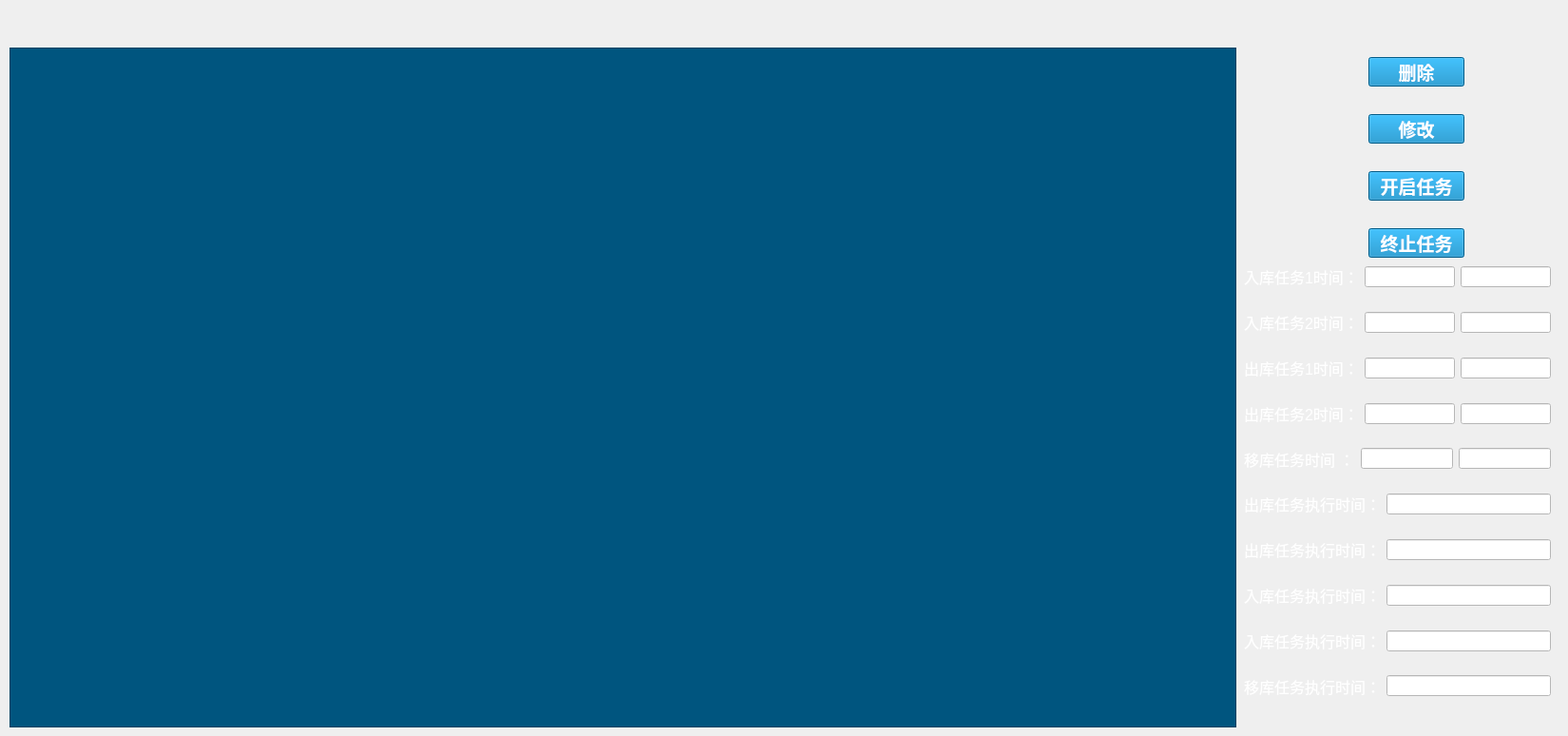
      <widget class="QWidget" name="tab">
       <attribute name="title">
        <string>任务列表</string>
       </attribute>
       <widget class="QTableView" name="tableTest">
        <property name="geometry">
         <rect>
          <x>10</x>
          <y>50</y>
          <width>1291</width>
          <height>715</height>
         </rect>
        </property>
        <property name="font">
         <font>
          <family>宋体 13</family>
          <pointsize>14</pointsize>
          <weight>50</weight>
          <italic>false</italic>
          <bold>false</bold>
         </font>
        </property>
        <property name="styleSheet">
         <string notr="true">alternate-background-color: rgb(3, 16, 71);
font: 14pt &quot;宋体&quot; bold;
color: rgb(255, 255, 255);
background-color: rgb(0, 85, 127);
gridline-color: rgb(255, 255, 255);
border-color: rgb(255, 255, 255);</string>
        </property>
        <property name="textElideMode">
         <enum>Qt::ElideMiddle</enum>
        </property>
        <attribute name="verticalHeaderVisible">
         <bool>false</bool>
        </attribute>
        <attribute name="verticalHeaderDefaultSectionSize">
         <number>60</number>
        </attribute>
       </widget>
       <widget class="QPushButton" name="xiugai">
        <property name="geometry">
         <rect>
          <x>1440</x>
          <y>120</y>
          <width>101</width>
          <height>31</height>
         </rect>
        </property>
        <property name="font">
         <font>
          <family>宋体</family>
          <pointsize>14</pointsize>
          <weight>75</weight>
          <bold>true</bold>
         </font>
        </property>
        <property name="styleSheet">
         <string notr="true">color: rgb(255, 255, 255);
background-color: rgb(0, 127, 190);</string>
        </property>
        <property name="text">
         <string>修改</string>
        </property>
       </widget>
       <widget class="QPushButton" name="shanchu">
        <property name="geometry">
         <rect>
          <x>1440</x>
          <y>60</y>
          <width>101</width>
          <height>31</height>
         </rect>
        </property>
        <property name="font">
         <font>
          <family>宋体</family>
          <pointsize>14</pointsize>
          <weight>75</weight>
          <bold>true</bold>
         </font>
        </property>
        <property name="styleSheet">
         <string notr="true">color: rgb(255, 255, 255);
background-color: rgb(0, 127, 190);</string>
        </property>
        <property name="text">
         <string>删除</string>
        </property>
       </widget>
       <widget class="QPushButton" name="starttBtn">
        <property name="geometry">
         <rect>
          <x>1440</x>
          <y>180</y>
          <width>101</width>
          <height>31</height>
         </rect>
        </property>
        <property name="font">
         <font>
          <family>宋体</family>
          <pointsize>14</pointsize>
          <weight>75</weight>
          <bold>true</bold>
         </font>
        </property>
        <property name="styleSheet">
         <string notr="true">color: rgb(255, 255, 255);
background-color: rgb(0, 127, 190);</string>
        </property>
        <property name="text">
         <string>开启任务</string>
        </property>
       </widget>
       <widget class="QPushButton" name="starttBtn_2">
        <property name="geometry">
         <rect>
          <x>1440</x>
          <y>240</y>
          <width>101</width>
          <height>31</height>
         </rect>
        </property>
        <property name="font">
         <font>
          <family>宋体</family>
          <pointsize>14</pointsize>
          <weight>75</weight>
          <bold>true</bold>
         </font>
        </property>
        <property name="styleSheet">
         <string notr="true">color: rgb(255, 255, 255);
background-color: rgb(0, 127, 190);</string>
        </property>
        <property name="text">
         <string>终止任务</string>
        </property>
       </widget>
       <widget class="QWidget" name="widget_14" native="true">
        <property name="geometry">
         <rect>
          <x>1300</x>
          <y>270</y>
          <width>341</width>
          <height>472</height>
         </rect>
        </property>
        <layout class="QVBoxLayout" name="verticalLayout_2">
         <item>
          <widget class="QWidget" name="widget" native="true">
           <layout class="QGridLayout" name="gridLayout_7">
            <item row="0" column="0">
             <widget class="QLabel" name="label_26">
              <property name="text">
               <string>&lt;html&gt;&lt;head/&gt;&lt;body&gt;&lt;p&gt;&lt;span style=&quot; font-size:12pt; color:#ffffff;&quot;&gt;入库任务1时间：&lt;/span&gt;&lt;/p&gt;&lt;/body&gt;&lt;/html&gt;</string>
              </property>
             </widget>
            </item>
            <item row="0" column="1">
             <widget class="QLineEdit" name="intask11">
              <property name="styleSheet">
               <string notr="true">background-color: rgb(255, 255, 255);</string>
              </property>
             </widget>
            </item>
            <item row="0" column="2">
             <widget class="QLineEdit" name="intask12">
              <property name="styleSheet">
               <string notr="true">background-color: rgb(255, 255, 255);</string>
              </property>
             </widget>
            </item>
           </layout>
          </widget>
         </item>
         <item>
          <widget class="QWidget" name="widget_3" native="true">
           <layout class="QGridLayout" name="gridLayout_8">
            <item row="0" column="1">
             <widget class="QLineEdit" name="intask21">
              <property name="styleSheet">
               <string notr="true">background-color: rgb(255, 255, 255);</string>
              </property>
             </widget>
            </item>
            <item row="0" column="0">
             <widget class="QLabel" name="label_30">
              <property name="text">
               <string>&lt;html&gt;&lt;head/&gt;&lt;body&gt;&lt;p&gt;&lt;span style=&quot; font-size:12pt; color:#ffffff;&quot;&gt;入库任务2时间：&lt;/span&gt;&lt;/p&gt;&lt;/body&gt;&lt;/html&gt;</string>
              </property>
             </widget>
            </item>
            <item row="0" column="2">
             <widget class="QLineEdit" name="intask22">
              <property name="styleSheet">
               <string notr="true">background-color: rgb(255, 255, 255);</string>
              </property>
             </widget>
            </item>
           </layout>
          </widget>
         </item>
         <item>
          <widget class="QWidget" name="widget_6" native="true">
           <layout class="QGridLayout" name="gridLayout_13">
            <item row="0" column="0">
             <widget class="QLabel" name="label_88">
              <property name="text">
               <string>&lt;html&gt;&lt;head/&gt;&lt;body&gt;&lt;p&gt;&lt;span style=&quot; font-size:12pt; color:#ffffff;&quot;&gt;出库任务1时间：&lt;/span&gt;&lt;/p&gt;&lt;/body&gt;&lt;/html&gt;</string>
              </property>
             </widget>
            </item>
            <item row="0" column="1">
             <widget class="QLineEdit" name="outtask11">
              <property name="styleSheet">
               <string notr="true">background-color: rgb(255, 255, 255);</string>
              </property>
             </widget>
            </item>
            <item row="0" column="2">
             <widget class="QLineEdit" name="outtask12">
              <property name="styleSheet">
               <string notr="true">background-color: rgb(255, 255, 255);</string>
              </property>
             </widget>
            </item>
           </layout>
          </widget>
         </item>
         <item>
          <widget class="QWidget" name="widget_7" native="true">
           <layout class="QGridLayout" name="gridLayout_14">
            <item row="0" column="1">
             <widget class="QLineEdit" name="outtask21">
              <property name="styleSheet">
               <string notr="true">background-color: rgb(255, 255, 255);</string>
              </property>
             </widget>
            </item>
            <item row="0" column="0">
             <widget class="QLabel" name="label_89">
              <property name="text">
               <string>&lt;html&gt;&lt;head/&gt;&lt;body&gt;&lt;p&gt;&lt;span style=&quot; font-size:12pt; color:#ffffff;&quot;&gt;出库任务2时间：&lt;/span&gt;&lt;/p&gt;&lt;/body&gt;&lt;/html&gt;</string>
              </property>
             </widget>
            </item>
            <item row="0" column="2">
             <widget class="QLineEdit" name="outtask22">
              <property name="styleSheet">
               <string notr="true">background-color: rgb(255, 255, 255);</string>
              </property>
             </widget>
            </item>
           </layout>
          </widget>
         </item>
         <item>
          <widget class="QWidget" name="widget_8" native="true">
           <layout class="QGridLayout" name="gridLayout_15">
            <item row="0" column="0">
             <widget class="QLabel" name="label_90">
              <property name="text">
               <string>&lt;html&gt;&lt;head/&gt;&lt;body&gt;&lt;p&gt;&lt;span style=&quot; font-size:12pt; color:#ffffff;&quot;&gt;移库任务时间 ：&lt;/span&gt;&lt;/p&gt;&lt;/body&gt;&lt;/html&gt;</string>
              </property>
             </widget>
            </item>
            <item row="0" column="1">
             <widget class="QLineEdit" name="yitask1">
              <property name="styleSheet">
               <string notr="true">background-color: rgb(255, 255, 255);</string>
              </property>
             </widget>
            </item>
            <item row="0" column="2">
             <widget class="QLineEdit" name="yitask2">
              <property name="styleSheet">
               <string notr="true">background-color: rgb(255, 255, 255);</string>
              </property>
             </widget>
            </item>
           </layout>
          </widget>
         </item>
         <item>
          <widget class="QWidget" name="widget_9" native="true">
           <layout class="QGridLayout" name="gridLayout_16">
            <item row="0" column="1">
             <widget class="QLineEdit" name="outTaskf">
              <property name="styleSheet">
               <string notr="true">background-color: rgb(255, 255, 255);</string>
              </property>
             </widget>
            </item>
            <item row="0" column="0">
             <widget class="QLabel" name="label_91">
              <property name="text">
               <string>&lt;html&gt;&lt;head/&gt;&lt;body&gt;&lt;p&gt;&lt;span style=&quot; font-size:12pt; color:#ffffff;&quot;&gt;出库任务执行时间：&lt;/span&gt;&lt;/p&gt;&lt;/body&gt;&lt;/html&gt;</string>
              </property>
             </widget>
            </item>
           </layout>
          </widget>
         </item>
         <item>
          <widget class="QWidget" name="widget_10" native="true">
           <layout class="QGridLayout" name="gridLayout_17">
            <item row="0" column="1">
             <widget class="QLineEdit" name="outTasks">
              <property name="styleSheet">
               <string notr="true">background-color: rgb(255, 255, 255);</string>
              </property>
             </widget>
            </item>
            <item row="0" column="0">
             <widget class="QLabel" name="label_97">
              <property name="text">
               <string>&lt;html&gt;&lt;head/&gt;&lt;body&gt;&lt;p&gt;&lt;span style=&quot; font-size:12pt; color:#ffffff;&quot;&gt;出库任务执行时间：&lt;/span&gt;&lt;/p&gt;&lt;/body&gt;&lt;/html&gt;</string>
              </property>
             </widget>
            </item>
           </layout>
          </widget>
         </item>
         <item>
          <widget class="QWidget" name="widget_11" native="true">
           <layout class="QGridLayout" name="gridLayout_18">
            <item row="0" column="1">
             <widget class="QLineEdit" name="inTaskf">
              <property name="styleSheet">
               <string notr="true">background-color: rgb(255, 255, 255);</string>
              </property>
             </widget>
            </item>
            <item row="0" column="0">
             <widget class="QLabel" name="label_98">
              <property name="text">
               <string>&lt;html&gt;&lt;head/&gt;&lt;body&gt;&lt;p&gt;&lt;span style=&quot; font-size:12pt; color:#ffffff;&quot;&gt;入库任务执行时间：&lt;/span&gt;&lt;/p&gt;&lt;/body&gt;&lt;/html&gt;</string>
              </property>
             </widget>
            </item>
           </layout>
          </widget>
         </item>
         <item>
          <widget class="QWidget" name="widget_12" native="true">
           <layout class="QGridLayout" name="gridLayout_19">
            <item row="0" column="1">
             <widget class="QLineEdit" name="inTasks">
              <property name="styleSheet">
               <string notr="true">background-color: rgb(255, 255, 255);</string>
              </property>
             </widget>
            </item>
            <item row="0" column="0">
             <widget class="QLabel" name="label_99">
              <property name="text">
               <string>&lt;html&gt;&lt;head/&gt;&lt;body&gt;&lt;p&gt;&lt;span style=&quot; font-size:12pt; color:#ffffff;&quot;&gt;入库任务执行时间：&lt;/span&gt;&lt;/p&gt;&lt;/body&gt;&lt;/html&gt;</string>
              </property>
             </widget>
            </item>
           </layout>
          </widget>
         </item>
         <item>
          <widget class="QWidget" name="widget_13" native="true">
           <layout class="QGridLayout" name="gridLayout_20">
            <item row="0" column="1">
             <widget class="QLineEdit" name="yiTask">
              <property name="styleSheet">
               <string notr="true">background-color: rgb(255, 255, 255);</string>
              </property>
             </widget>
            </item>
            <item row="0" column="0">
             <widget class="QLabel" name="label_100">
              <property name="text">
               <string>&lt;html&gt;&lt;head/&gt;&lt;body&gt;&lt;p&gt;&lt;span style=&quot; font-size:12pt; color:#ffffff;&quot;&gt;移库任务执行时间：&lt;/span&gt;&lt;/p&gt;&lt;/body&gt;&lt;/html&gt;</string>
              </property>
             </widget>
            </item>
           </layout>
          </widget>
         </item>
        </layout>
       </widget>
      </widget>
